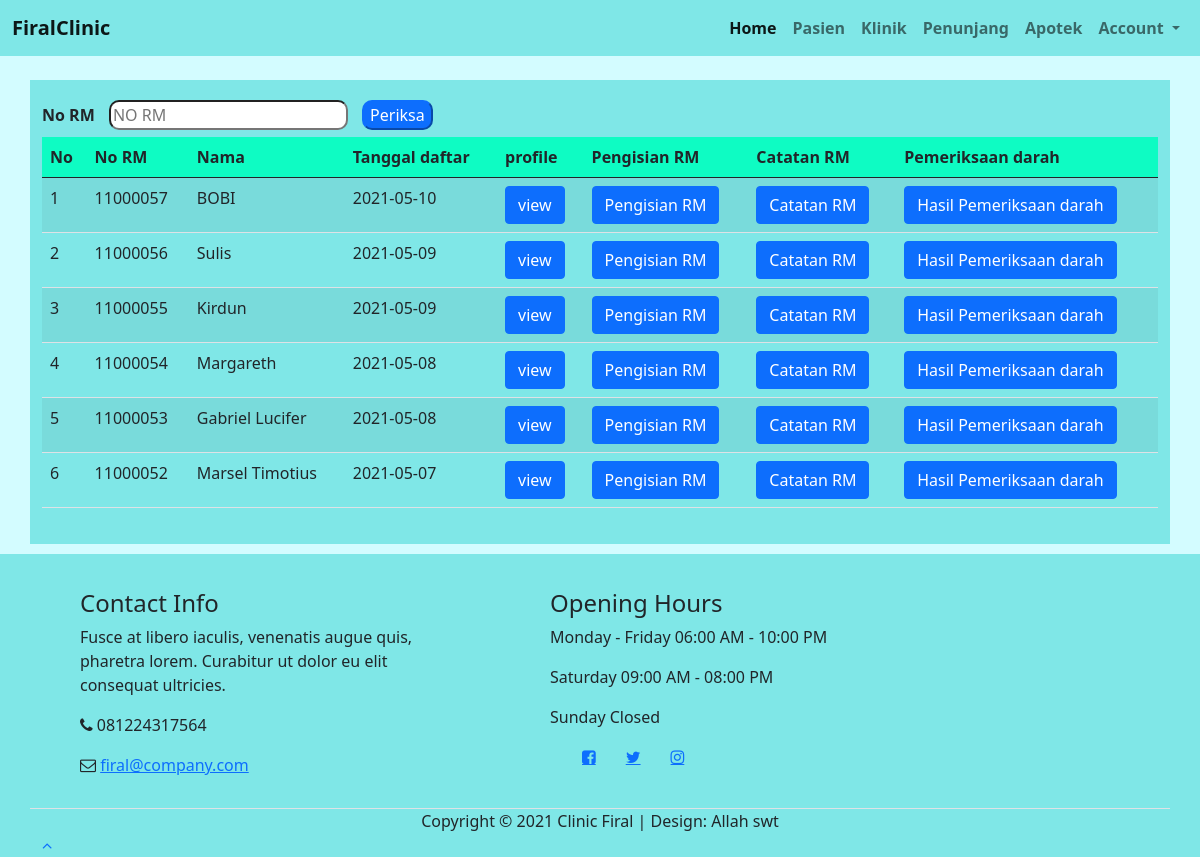
Screenshot of /klinik1.php with the database file from the repository.
### tables this page shows
CREATE TABLE `pasien` (
  `no_rm` int(11) NOT NULL,
  `nama_pasien` varchar(50) NOT NULL,
  `tempat_lahir` varchar(30) NOT NULL,
  `tanggal_lahir` varchar(10) NOT NULL,
  `jenis_kelamin` varchar(20) NOT NULL,
  `alamat` varchar(100) NOT NULL,
  `agama` varchar(20) NOT NULL,
  `status_perkawinan` varchar(30) NOT NULL,
  `pendidikan` varchar(30) NOT NULL,
  `pekerjaan` varchar(30) NOT NULL,
  `kewarganegaraan` varchar(10) NOT NULL,
  `metode_pembayaran` varchar(30) NOT NULL,
  `no_hp` varchar(14) DEFAULT NULL,
  `tanggal_daftar` varchar(10) NOT NULL,
  `email` varchar(30) DEFAULT NULL,
  `no_nik` varchar(30) NOT NULL,
  `umur` int(11) NOT NULL,
  `goloangan_darah` varchar(10) DEFAULT NULL,
  `provinsi` varchar(50) NOT NULL,
  `kota` varchar(50) NOT NULL,
  `kecamatan` varchar(50) NOT NULL,
  `kelurahan` varchar(50) NOT NULL
);

### klinik1.php (the view, shortened to what this page needs)
<?php
require_once 'config.php';
$result = mysqli_query($con, "SELECT * FROM pasien ORDER BY no_rm DESC");
?>
<!DOCTYPE html>
<html lang="en">
<head>
  <link href="https://cdn.jsdelivr.net/npm/bootstrap@5.0.0-beta3/dist/css/bootstrap.min.css" rel="stylesheet"
>
  <link rel="stylesheet" href="css/style.css">
  <link rel="stylesheet" href="https://cdnjs.cloudflare.com/ajax/libs/font-awesome/4.7.0/css/font-awesome.min.css">
</head>
<body class="d-flex flex-column min-vh-100 bg-main">
  <nav class="navbar navbar-expand-lg navbar-light bg-nav fixed-top">
    <div class="container-fluid">
      <a class="navbar-brand" href="index.php">FiralClinic</a>
    <div class="collapse navbar-collapse" id="navbarNavDropdown">
      <ul class="navbar-nav ms-auto">
        <li class="nav-item">
          <a class="nav-link active" aria-current="page" href="index.php">Home</a>
        </li>
        <li class="nav-item">
          <a class="nav-link" href="pasien.php">Pasien</a>
        </li>
        <li class="nav-item">
          <a class="nav-link" href="klinik.php">Klinik</a>
        </li>
        <li class="nav-item">
          <a class="nav-link" href="penunjang.php">Penunjang</a>
        </li>
        <li class="nav-item">
          <a class="nav-link" href="apotek.php">Apotek</a>
        </li>
        <li class="nav-item dropdown">
          <a class="nav-link dropdown-toggle" href="#" id="navbarDropdownMenuLink" role="button"
          data-bs-toggle="dropdown" aria-expanded="false">
          Account
        </a>
      </li>
    </ul>
  </div>
</div>
</nav>
  <div class="container mrg">
    <div class="row">
      <div class="col-md-12 bg-nav gap pdg">
        <form action="" method="post">
          <label class="mrg-btn" style="margin-right: 10px;">No RM</label>
          <input  class="mrg-btn" type="number" name="keyword_rm" style="margin-right: 10px;" placeholder="NO RM" required>
          <button type="submit" class="btn-primary mrg-btn" style="margin-right: 10px;" name="periksa_rm" >Periksa</button>
        </form>
        <table class="table table-striped">
          <thead>
            <tr class=bg-table>
              <th scope="col">No</th>
              <th scope="col">No RM</th>
              <th scope="col">Nama</th>
              <th scope="col">Tanggal daftar</th>
              <th scope="col">profile</th>
              <th scope="col">Pengisian RM</th>
              <th scope="col">Catatan RM</th>
              <th scope="col">Pemeriksaan darah</th>
            </tr>
          </thead>
          <tbody>
            <?php $i = 1; ?>
            <?php foreach($result as $row) :?>
              <tr>
                <?php if($i == 7) {
                  break;
                } ?>
                <td><?= $i ?></td>
                <td><?= $row["no_rm"] ?></td>
                <td><?= $row["nama_pasien"] ?></td>
                <td><?= $row["tanggal_daftar"] ?></td>
                <td><a data-toggle="modal" data-id="<?php echo $row["no_rm"]; ?>" class="open-modal btn btn-primary" href="#">view</a></td>
                <td><a data-toggle="modal" data-id="<?php echo $row["no_rm"]; ?>" class="open-modal-isi btn btn-primary" href="#">Pengisian RM</a></td>
                <td><a data-toggle="modal" data-id="<?php echo $row["no_rm"]; ?>" class="open-modal-catat btn btn-primary" href="#">Catatan RM</a></td>
                <td><a data-toggle="modal" data-id="<?php echo $row["no_rm"]; ?>" class="open-modal-darah btn btn-primary" href="#">Hasil Pemeriksaan darah</a></td>
                <?php $i++; ?>
              </tr>
            <?php endforeach; ?>
          </tbody>
        </table>
      </div>
    </div>
  </div>
  <footer class="bg-nav mt-auto mrg">
    <div class="container">
      <div class="row">
        <div class="col-md-4 col-sm-4 jarak">
          <div class="footer-thumb">
            <h4 class="wow fadeInUp" data-wow-delay="0.4s">Contact Info</h4>
            <p>Fusce at libero iaculis, venenatis augue quis, pharetra lorem. Curabitur ut dolor eu elit
              consequat
            ultricies.</p>
            <div class="contact-info">
              <p><i class="fa fa-phone"></i> 081224317564</p>
              <p><i class="fa fa-envelope-o"></i> <a href="#">firal@company.com</a></p>
            </div>
          </div>
        </div>
        <div class="col-md-4 col-sm-4 jarak">
          <div class="footer-thumb">
            <div class="opening-hours">
              <h4>Opening Hours</h4>
              <p>Monday - Friday <span>06:00 AM - 10:00 PM</span></p>
              <p>Saturday <span>09:00 AM - 08:00 PM</span></p>
              <p>Sunday <span>Closed</span></p>
            </div>
            <ul class="social-icon">
              <li><a href="#" class="fa fa-facebook-square" attr="facebook icon"></a></li>
              <li><a href="#" class="fa fa-twitter"></a></li>
              <li><a href="#" class="fa fa-instagram"></a></li>
            </ul>
          </div>
        </div>
        <div class="col-md-12 col-sm-10 border-top">
          <div class="col-md-12">
            <div class="copyright-text">
              <p>Copyright &copy; 2021 Clinic Firal
              | Design: Allah swt</p>
            </div>
          </div>
                            <div class="col-md-2 col-sm-2 text-align-center">
                              <div class="angle-up-btn">
                                <a href="#top" class="smoothScroll wow fadeInUp" data-wow-delay="1.2s"><i
                                  class="fa fa-angle-up"></i></a>
                                </div>
                              </div>
                            </div>
                          </div>
                        </div>
                      </footer>
                    </body>
                    </html>

### css/style.css (style rules this page uses)
.bg-nav { background-color: #7FE7E7; }
.gap label, .gap { margin-bottom: 10px; }
.bg-main { background-color:#D3FCFF; }
.bg-table { background-color: #0EFCC3; }
.jarak { margin:10px 45px; padding:5px; }
.col-md-6 p, .col-md-12 p { display: inline; }
.mrg { margin-top:60px; }
.mrg-btn { margin-top:20px; }
.container .row { margin-top:20px; }
.container-fluid a { font-weight: bold; }
label { font-weight: bold; }
input, button { border-radius: 10px; }
.pdg { padding-bottom: 20px; }
footer { margin-top: 30px; }
.social-icon li { list-style: none; float:left; margin-right: 30px; }
.copyright-text { text-align: center; }

### rows the page displays
pasien: no_rm "11000057", nama_pasien "BOBI", tanggal_daftar "2021-05-10"
pasien: no_rm "11000056", nama_pasien "Sulis", tanggal_daftar "2021-05-09"
pasien: no_rm "11000055", nama_pasien "Kirdun", tanggal_daftar "2021-05-09"
pasien: no_rm "11000054", nama_pasien "Margareth", tanggal_daftar "2021-05-08"
pasien: no_rm "11000053", nama_pasien "Gabriel Lucifer", tanggal_daftar "2021-05-08"
pasien: no_rm "11000052", nama_pasien "Marsel Timotius", tanggal_daftar "2021-05-07"
